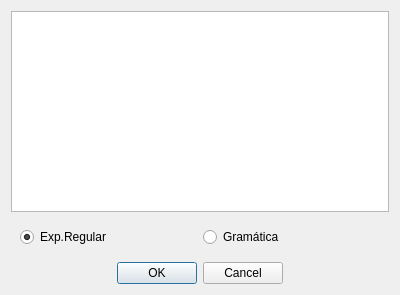
<?xml version="1.0" encoding="UTF-8"?>
<ui version="4.0">
 <class>input_expgram</class>
 <widget class="QDialog" name="input_expgram">
  <property name="geometry">
   <rect>
    <x>0</x>
    <y>0</y>
    <width>400</width>
    <height>295</height>
   </rect>
  </property>
  <property name="windowTitle">
   <string>Entrada</string>
  </property>
  <layout class="QVBoxLayout" name="verticalLayout">
   <item>
    <widget class="QTextEdit" name="textEdit">
     <property name="placeholderText">
      <string/>
     </property>
    </widget>
   </item>
   <item>
    <widget class="QWidget" name="widget" native="true">
     <layout class="QHBoxLayout" name="horizontalLayout">
      <item>
       <widget class="QRadioButton" name="regex_btn">
        <property name="text">
         <string>Exp.Regular</string>
        </property>
        <property name="checked">
         <bool>true</bool>
        </property>
       </widget>
      </item>
      <item>
       <widget class="QRadioButton" name="grammar_btn">
        <property name="text">
         <string>Gramática</string>
        </property>
       </widget>
      </item>
     </layout>
    </widget>
   </item>
   <item>
    <widget class="QDialogButtonBox" name="buttonBox">
     <property name="orientation">
      <enum>Qt::Horizontal</enum>
     </property>
     <property name="standardButtons">
      <set>QDialogButtonBox::Cancel|QDialogButtonBox::Ok</set>
     </property>
     <property name="centerButtons">
      <bool>true</bool>
     </property>
    </widget>
   </item>
  </layout>
 </widget>
 <resources/>
 <connections>
  <connection>
   <sender>buttonBox</sender>
   <signal>accepted()</signal>
   <receiver>input_expgram</receiver>
   <slot>accept()</slot>
   <hints>
    <hint type="sourcelabel">
     <x>227</x>
     <y>281</y>
    </hint>
    <hint type="destinationlabel">
     <x>157</x>
     <y>274</y>
    </hint>
   </hints>
  </connection>
  <connection>
   <sender>buttonBox</sender>
   <signal>rejected()</signal>
   <receiver>input_expgram</receiver>
   <slot>reject()</slot>
   <hints>
    <hint type="sourcelabel">
     <x>304</x>
     <y>285</y>
    </hint>
    <hint type="destinationlabel">
     <x>286</x>
     <y>274</y>
    </hint>
   </hints>
  </connection>
 </connections>
</ui>
